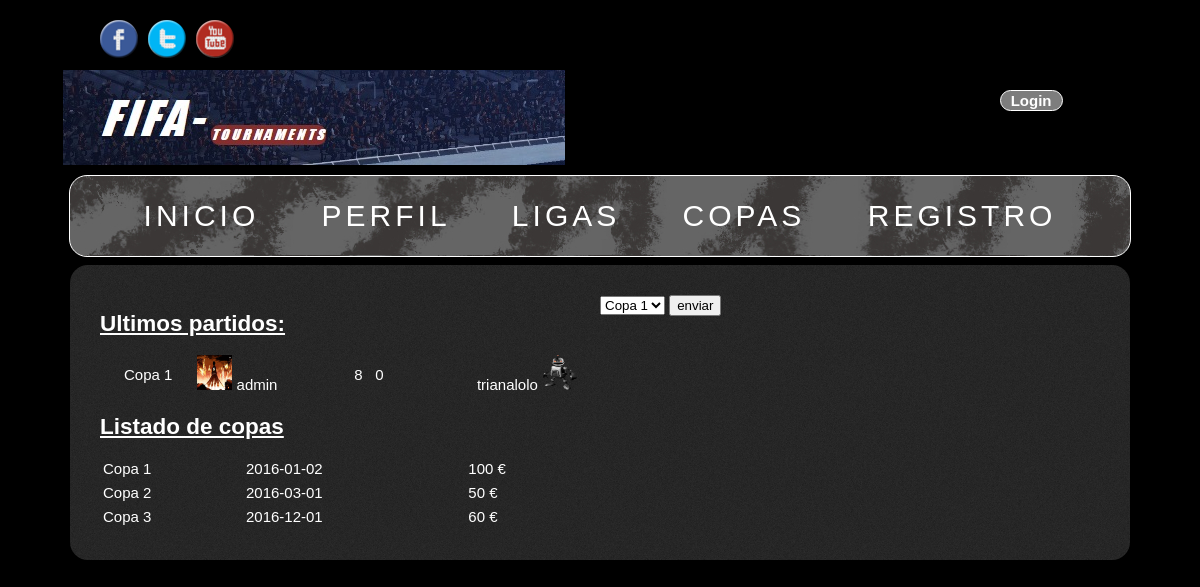
The app's page /paginas/copas.php with its own data.
### tables this page shows
CREATE TABLE `partido` (
  `idpartido` int(4) NOT NULL,
  `fecpartido` datetime NOT NULL,
  `idlocal` int(4) NOT NULL,
  `idvisitante` int(4) NOT NULL,
  `golesloc` int(11) DEFAULT NULL,
  `golesvis` int(11) DEFAULT NULL,
  `ganadorpartido` int(4) DEFAULT NULL,
  `idcopa` int(4) DEFAULT NULL,
  `idliga` int(4) DEFAULT NULL
);

CREATE TABLE `copa` (
  `idcopa` int(4) NOT NULL,
  `nombrecopa` varchar(25) NOT NULL,
  `fechaini` date NOT NULL,
  `fechafin` date NOT NULL,
  `premiocopa` int(6) DEFAULT NULL,
  `ganadorcopa` varchar(8) DEFAULT NULL
);

CREATE TABLE `jugador` (
  `idjugador` int(4) NOT NULL,
  `alias` varchar(20) NOT NULL,
  `nombre` varchar(25) DEFAULT NULL,
  `apellidos` varchar(25) DEFAULT NULL,
  `fecnac` date NOT NULL,
  `email` varchar(50) NOT NULL,
  `pais` varchar(15) DEFAULT NULL,
  `clave` varchar(40) NOT NULL,
  `equipofav` varchar(25) DEFAULT NULL,
  `administrador` tinyint(1) DEFAULT '0',
  `archivo` varchar(50) NOT NULL DEFAULT 'pordefecto.jpg',
  `temapref` varchar(10) NOT NULL DEFAULT 'original'
);

### paginas/copas.php (the view, shortened to what this page needs)
<?php
include "cabecera2.php";
?>
<!DOCTYPE html PUBLIC "-//W3C//DTD XHTML 1.0 Strict//EN"
    "http://www.w3.org/TR/xhtml1/DTD/xhtml1-strict.dtd">
<html xmlns="http://www.w3.org/1999/xhtml" xml:lang="es" lang="es">
  <head>
	<link href="../estilos/cabecera.css" rel="stylesheet" type="text/css" />
    <link href="../estilos/copas.css" rel="stylesheet" type="text/css" />
</head>
<body>
   <div class=cuerpo>
       <div>
     <form action="copas.php" class=formulario method="post">
                   <?php
                    $query = 'select nombrecopa from copa order by fechaini';
                    $result = mysql_query($query) or die('Consulta fallida: ' . mysql_error());
                    echo "<select name='nombrecopa'>";
                    while ($line = mysql_fetch_array($result, MYSQL_ASSOC)) {
                    echo "Elige la copa: <option value='".$line['nombrecopa']."'";
                    if( isset($_POST["nombrecopa"]) )  {
                           if ($line['nombrecopa']==$_POST["nombrecopa"]) {
                           echo " selected";
                           }
                       } else {
                           if ($line['nombrecopa']=='Copa Konami') {
                           echo " selected";
                           }
                       }
                    echo ">".$line['nombrecopa']."";
                    echo "</option>";
                    }
                    echo "</select>";
                   ?>
                    <input type="submit" value="enviar" />
		</form>
      <?php
    echo "</div>";
    echo "<div class=partidos>";
    echo "<table class=fuentes>\n";
$query55= 'select idpartido from partido';
$result55 =  mysql_query($query55);
    echo "<h2>Ultimos partidos:</h2>";
    while ($line55 = mysql_fetch_array($result55, MYSQL_ASSOC)) {
 foreach ($line55 as $c) {
 $query = 'select copa.nombrecopa, jugador.alias, partido.golesloc, partido.golesvis,
(select alias from jugador, partido, juega, usa, copa where jugador.idjugador=partido.idvisitante and partido.idcopa=juega.idcopa and partido.idvisitante=juega.idjugador and  usa.idpartido=partido.idpartido and usa.idjugador=partido.idvisitante and copa.idcopa=juega.idcopa and partido.idpartido='.$c.') alias2 from jugador, partido, juega, usa, copa where jugador.idjugador=partido.idlocal and partido.idcopa=juega.idcopa and partido.idlocal=juega.idjugador and  usa.idpartido=partido.idpartido and usa.idjugador=partido.idlocal and copa.idcopa=juega.idcopa and partido.idpartido='.$c;
    $result = mysql_query($query) or die('Consulta fallida: ' . mysql_error());
    while ($line = mysql_fetch_array($result, MYSQL_ASSOC)) {
    echo "\t<tr>\n";
    foreach ($line as $c => $m) {
        if ($c=="alias") {
    $query12 = 'select jugador.archivo, jugador.alias from jugador where jugador.alias="'.$m.'"';
    $result12 = mysql_query($query12) or die('Consulta fallida: ' . mysql_error());
    while ($line12 = mysql_fetch_array($result12, MYSQL_ASSOC)) {
    foreach ($line12 as  $co => $mo) {
        if ($co=="archivo") {
        echo "\t\t<td style='text-align:left;'><img src='../imagenes/upload/$mo' height='35' width='35'/>\n";
        } else {
        echo "".$mo."</td>";
        }
    }
    }
    }  elseif ($c=="alias2") {
    $query13 = 'select alias, archivo from jugador where jugador.alias="'.$m.'"';
    $result13 = mysql_query($query13) or die('Consulta fallida: ' . mysql_error());
    while ($line13 = mysql_fetch_array($result13, MYSQL_ASSOC)) {
    foreach ($line13 as  $col => $mol) {
        if ($col=="alias") {
        echo "\t\t<td style='text-align:right;'>".$mol."\n";
        } else {
        echo "<img src='../imagenes/upload/$mol' height='35' width='35'/></td>";
        }
    }
    }
    } else {
        echo "\t\t<td>$m</td>\n";
    }
    }
    echo "\t</tr>\n";
    }
 }
 }
    echo "</table>\n";
    echo "</div>";
    echo "<div>";
    echo "<h2>Listado de copas</h2>";
 $query = 'select nombrecopa, fechaini, premiocopa from copa';
    $result = mysql_query($query) or die('Consulta fallida: ' . mysql_error());
    echo "<table class=fuentes>\n";
    while ($line = mysql_fetch_array($result, MYSQL_ASSOC)) {
    echo "\t<tr>\n";
    foreach ($line as $m => $col_value) {
        if ($m=='premiocopa') {
        echo "\t\t<td>".$col_value." €</td>\n";
    } else {
        echo "\t\t<td>$col_value </td>\n";
        }
    }
    echo "\t</tr>\n";
    }
    echo "</table>\n";
    echo "</div>";
    ?>
    </div>
</body>
</html>

### estilos/cabecera.css (style rules this page uses)
body { background: black url(../imagenes/fondo.jpg) no-repeat center 0 fixed; font:15px/20px Arial, Helvetica, sans-serif; }
.cuerpo { background-image: url(../imagenes/bg.png); border-radius:18px; padding: 2em; position: absolute; top: 265px; left: 10px; right: 10px; width: 1000px; margin: 0px auto; }

### estilos/copas.css (style rules this page uses)
.partidos { width: 480px; text-align: center; }
.partidos h2 { text-align: left; }
.fuentes { color: white; width: 480px; }
h2 { color: white; text-decoration: underline; }
.formulario { color: white; margin-left: 500px; position: absolute; }

### records on screen
partido: idcopa.nombrecopa "Copa 1", golesloc "8", golesvis "0"
jugador: archivo (picture), alias "admin"
jugador: alias "trianalolo", archivo (picture)
copa: nombrecopa "Copa 1", fechaini "2016-01-02", premiocopa "100"
copa: nombrecopa "Copa 2", fechaini "2016-03-01", premiocopa "50"
copa: nombrecopa "Copa 3", fechaini "2016-12-01", premiocopa "60"

### other values on screen
form field nombrecopa "Copa 1"
